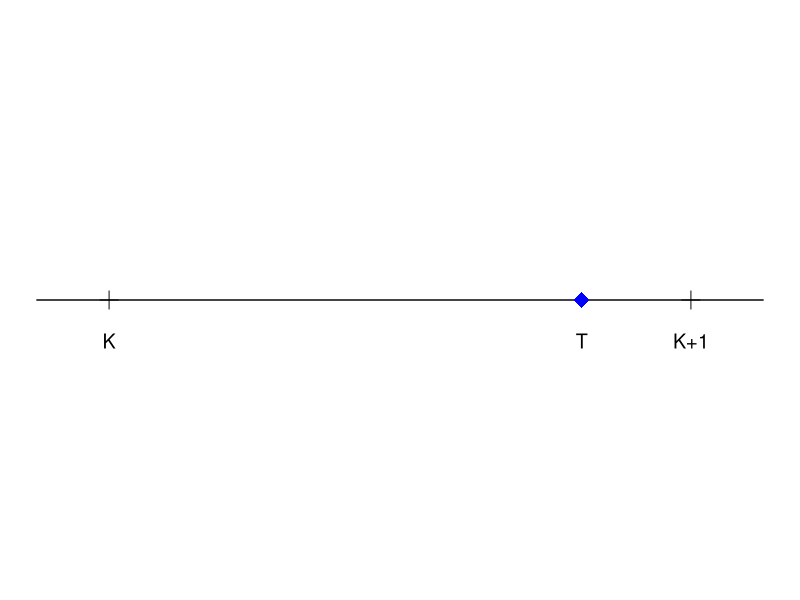
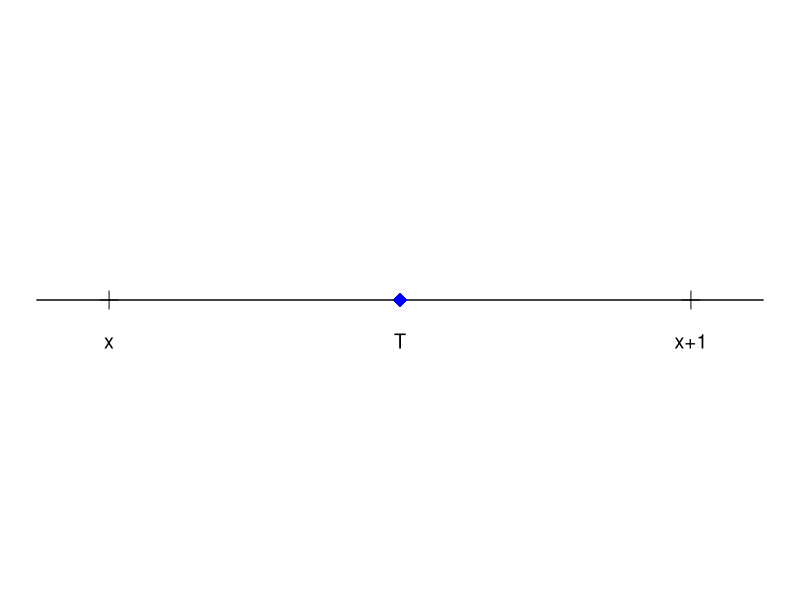
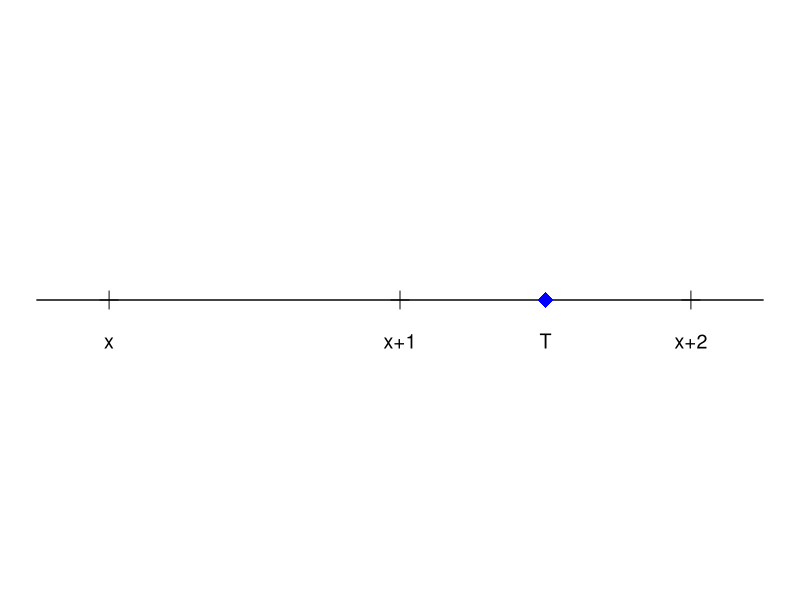
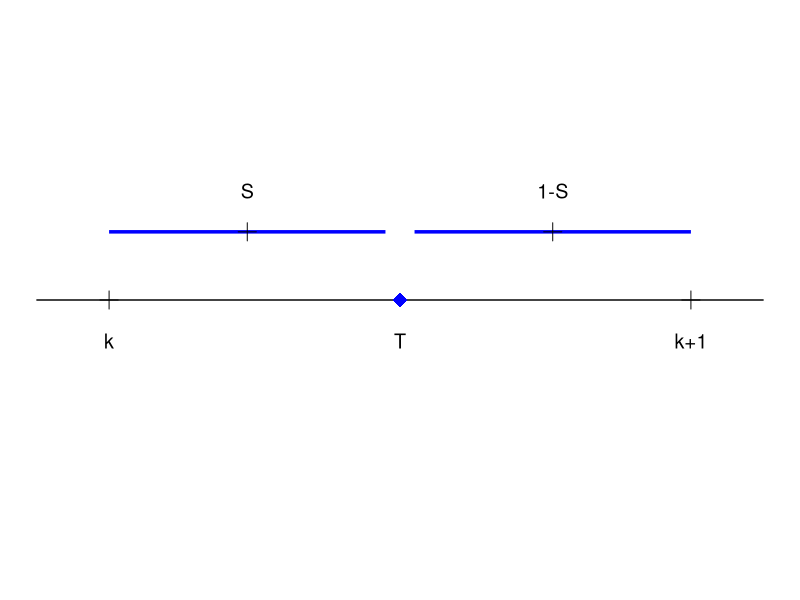

Reproduce these figures in R, in order.
## ---- chunk 1
ggplot2::ggplot() +
  ggplot2::geom_line(ggplot2::aes(x = 0:10, y = rep(5,11))) +
  ggplot2::geom_point(ggplot2::aes(x = c(1,9), y = c(5,5)), pch = 3, size = 4) +
  ggplot2::geom_point(ggplot2::aes(x = 7.5, y = 5), size = 5, col = "blue", shape = 18) +
  ggplot2::geom_text(ggplot2::aes(x = c(1, 7.5, 9), y = rep(4.7,3)), size = 5,
                     label = c("K", "T", "K+1")) + 
  ggplot2::ylim(3, 7) +
  ggplot2::theme_void()
## ---- chunk 2
ggplot2::ggplot() +
  ggplot2::geom_line(ggplot2::aes(x = 0:10, y = rep(5,11))) +
  ggplot2::geom_point(ggplot2::aes(x = c(1,9), y = c(5,5)), pch = 3, size = 4) +
  ggplot2::geom_point(ggplot2::aes(x = 5, y = 5), size = 5, col = "blue", shape = 18) +
  ggplot2::geom_text(ggplot2::aes(x = c(1, 5, 9), y = rep(4.7,3)), size = 5,
                     label = c("x", "T", "x+1")) + 
  ggplot2::ylim(3, 7) +
  ggplot2::theme_void()
## ---- chunk 3
ggplot2::ggplot() +
  ggplot2::geom_line(ggplot2::aes(x = 0:10, y = rep(5,11))) +
  ggplot2::geom_point(ggplot2::aes(x = c(1,5,9), y = c(5,5,5)), pch = 3, size = 4) +
  ggplot2::geom_point(ggplot2::aes(x = 7, y = 5), size = 5, col = "blue", shape = 18) +
  ggplot2::geom_text(ggplot2::aes(x = c(1, 5, 7, 9), y = rep(4.7,4)), size = 5,
                     label = c("x", "x+1", "T", "x+2")) + 
  ggplot2::ylim(3, 7) +
  ggplot2::theme_void()
## ---- chunk 4
ggplot2::ggplot() +
  ggplot2::geom_line(ggplot2::aes(x = 0:10, y = rep(5,11))) +
  ggplot2::geom_point(ggplot2::aes(x = c(1,9), y = c(5,5)), pch = 3, size = 4) +
  ggplot2::geom_point(ggplot2::aes(x = 5, y = 5), size = 5, col = "blue", shape = 18) +
  ggplot2::geom_text(ggplot2::aes(x = c(1, 5, 9), y = rep(4.7,3)), size = 5,
                     label = c("k", "T", "k+1")) + 
  ggplot2::geom_line(ggplot2::aes(x = seq(1, 4.8, 0.1), y = 5.5), size = 1.2, col = "blue") +
  ggplot2::geom_line(ggplot2::aes(x = seq(5.2, 9, 0.1), y = 5.5), size = 1.2, col = "blue") +
  ggplot2::geom_point(ggplot2::aes(x = c(mean(c(1,4.8)), mean(c(5.2,9))), y = 5.5), pch = 3, size = 4,) +
  ggplot2::geom_text(ggplot2::aes(x = c(mean(c(1,4.8)), mean(c(5.2,9))), y = rep(5.8,2)), size = 5,
                     label = c("S", "1-S")) + 
  ggplot2::ylim(3, 7) +
  ggplot2::theme_void()
